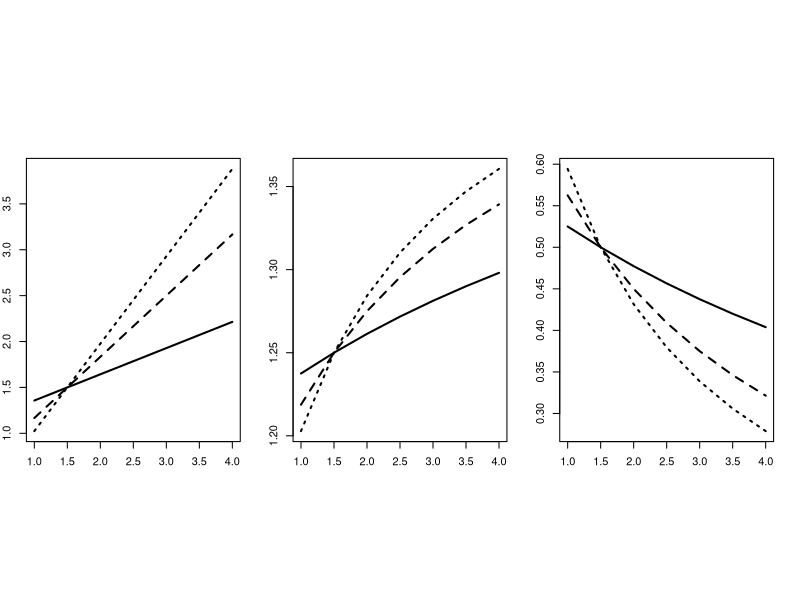

This figure's R source:
####two-patch model with constant larval rain

setwd("C:\\Users\\jiaojin1\\Downloads\\PhD work")

library(deSolve)



library(reshape)



library(ggplot2)



library(scales)



library(pheatmap)



JAP09<-function(t, inits,parameters) {
  
  
  with(as.list(c(inits, parameters)),{
    
    AF=R-(mu+F)*A11-DM*beta*A11+DM*A22   
    
    
    AM=R-mu*A22-DM*A22+DM*beta*A11
    
    
    list(c(AF,AM))
    
  })
  
}

###differential movement is defined as D1/D2

Timesteps=500

times <- seq(0, Timesteps, by = 1)

inits <- c(A11=1,A22=1)

DM<-c(0.1,0.5,5)
beta<-seq(1,4,0.5)

F=0.25

A1.eq0.1<-c()
A2.eq0.1<-c()

A1.eq0.5<-c()
A2.eq0.5<-c()

A1.eq5<-c()
A2.eq5<-c()

A_bef<-c()

for(i in 1:length(beta))
{
  #random movement
  parameters0.1 <- c(R=2,beta=beta[i],mu=0.5,F=0.25,DM=DM[1])   
  
  out0.1= ode(y = inits, times = times, func = JAP09, parms = parameters0.1)
  
  A1.eq0.1[i]=out0.1[Timesteps+1,2]    
  
  A2.eq0.1[i]=out0.1[Timesteps+1,3]
  
  
  parameters0.5 <- c(R=2,beta=beta[i],mu=0.5,F=0.25,DM=DM[2])   
  
  out0.5= ode(y = inits, times = times, func = JAP09, parms = parameters0.5)
  
  A1.eq0.5[i]=out0.5[Timesteps+1,2]    
  
  A2.eq0.5[i]=out0.5[Timesteps+1,3]
  
  parameters5 <- c(R=2,beta=beta[i],mu=0.5,F=0.25,DM=DM[3])   
  
  out5= ode(y = inits, times = times, func = JAP09, parms = parameters5)
  
  A1.eq5[i]=out5[Timesteps+1,2]    
  
  A2.eq5[i]=out5[Timesteps+1,3]
  
  parameters_before <- c(R=2,beta=0,mu=0.5,F=0.25,DM=0) 
  out_bef= ode(y = inits, times = times, func = JAP09, parms = parameters_before)
  
  A_bef[i]<-out_bef[Timesteps+1,2]
}

###before MPA
###local effect: =1 since there is no MPA
loc_before=1
###regional abundance:eqnmean_ba[1,1,1]=2.666667
reg_before<-A_bef[1]*2
###fishing yield
fis_before<-F*reg_before

#local effect
loc0.1<-c()
loc0.5<-c()
loc5<-c()

for(i in 1:length(beta))
{
  loc0.1[i]<-A2.eq0.1[i]/A1.eq0.1[i]/(loc_before)
  loc0.5[i]<-A2.eq0.5[i]/A1.eq0.5[i]/(loc_before)
  loc5[i]<-A2.eq5[i]/A1.eq5[i]/(loc_before)
}

reg0.1<-c()
reg0.5<-c()
reg5<-c()


for(i in 1:length(beta))
{
  reg0.1[i]<-(A2.eq0.1[i]+A1.eq0.1[i])/reg_before
  reg0.5[i]<-(A2.eq0.5[i]+A1.eq0.5[i])/reg_before
  reg5[i]<-(A2.eq5[i]+A1.eq5[i])/reg_before
}

yie0.1<-c()
yie0.5<-c()
yie5<-c()

for(i in 1:length(beta))
{
  yie0.1[i]<-A1.eq0.1[i]*F/fis_before
  yie0.5[i]<-A1.eq0.5[i]*F/fis_before
  yie5[i]<-A1.eq5[i]*F/fis_before
}


tiff("Open_system_Fig.2.tiff", width=5,height=5, units='in',res=600)
par(mfrow=c(1,3))
par(mar=c(12,2,12,2))

plot(beta,loc0.1,ylim=c(min(loc5),max(loc5)),ylab="", xlab="",type="l",lwd=2)
points(beta,loc0.5,type="l",lty=2,lwd=2)
points(beta,loc5,type="l",lty=3,lwd=2)
#legend(4,0.95,lty=c(1,2,3),c())
#dev.off()


plot(beta,reg0.1,ylim=c(min(reg5),max(reg5)),ylab="", xlab="",type="l",lwd=2)
points(beta,reg0.5,type="l",lty=2,lwd=2)
points(beta,reg5,type="l",lty=3,lwd=2)
#dev.off()

#tiff("diff mov 9-11-17 Fig 3c.tiff", width=5,height=5, units='in',res=600)
#par(mar=c(3,6,3,6))
plot(beta,yie0.1,ylim=c(min(yie5),max(yie5)),ylab="", xlab="",type="l",lwd=2)
points(beta,yie0.5,type="l",lty=2,lwd=2)
points(beta,yie5,type="l",lty=3,lwd=2)
dev.off()
